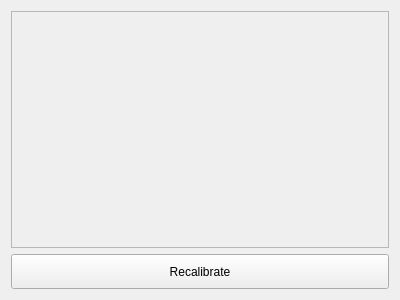
<?xml version="1.0" encoding="UTF-8"?>
<ui version="4.0">
 <class>AdjustmentScrewFrame</class>
 <widget class="QFrame" name="AdjustmentScrewFrame">
  <property name="geometry">
   <rect>
    <x>0</x>
    <y>0</y>
    <width>400</width>
    <height>300</height>
   </rect>
  </property>
  <property name="windowTitle">
   <string>Frame</string>
  </property>
  <layout class="QGridLayout" name="gridLayout">
   <item row="0" column="0" colspan="2">
    <widget class="QFrame" name="dataFrame">
     <property name="frameShape">
      <enum>QFrame::StyledPanel</enum>
     </property>
     <property name="frameShadow">
      <enum>QFrame::Raised</enum>
     </property>
     <layout class="QGridLayout" name="gridLayout_2"/>
    </widget>
   </item>
   <item row="1" column="0" colspan="2">
    <widget class="QPushButton" name="recalibrateButton">
     <property name="minimumSize">
      <size>
       <width>35</width>
       <height>35</height>
      </size>
     </property>
     <property name="maximumSize">
      <size>
       <width>16777215</width>
       <height>35</height>
      </size>
     </property>
     <property name="text">
      <string>Recalibrate</string>
     </property>
    </widget>
   </item>
  </layout>
 </widget>
 <resources/>
 <connections/>
</ui>
